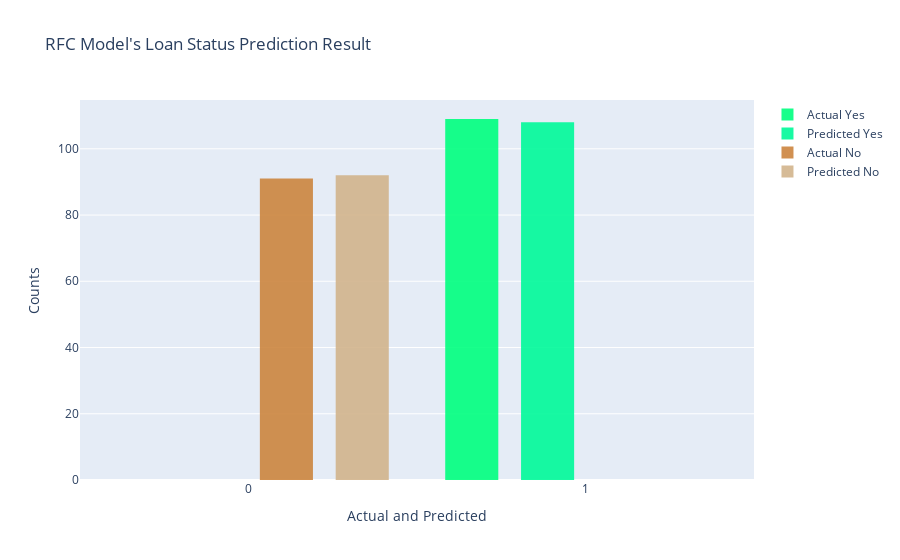

The code cell stored with this chart in its notebook:
### Code cell
act_pos = y_test[y_test == 1]
pred_pos = pred_rfc[pred_rfc == 1]
act_neg = y_test[y_test == 0]
pred_neg = pred_rfc[pred_rfc == 0]

fig1 = go.Figure()

fig1.add_traces(go.Histogram(x = act_pos, name='Actual Yes', marker_color='springgreen', opacity=0.9))

fig1.add_traces(go.Histogram(x = pred_pos, name='Predicted Yes', marker_color='mediumspringgreen', opacity=0.9))

fig1.add_traces(go.Histogram(x = act_neg, name='Actual No', marker_color='peru', opacity=0.9))

fig1.add_traces(go.Histogram(x = pred_neg, name='Predicted No', marker_color='tan', opacity=0.9))

fig1.update_layout(title_text="RFC Model's Loan Status Prediction Result", xaxis_title_text='Actual and Predicted',
                   yaxis_title_text='Counts', bargap=0.1, bargroupgap=0.3)

fig1.show()

### Figure 1 — Plotly figure (JSON) as saved in the notebook; plotly's stock layout.template omitted (floating-point values rounded to 4 significant figures)
{"data": [{"marker": {"color": "springgreen"}, "name": "Actual Yes", "opacity": 0.9, "type": "histogram", "x": [1, 1, 1, 1, 1, 1, 1, 1, 1, 1, 1, 1, 1, 1, 1, 1, 1, 1, 1, 1, 1, 1, 1, 1, 1, 1, 1, 1, 1, 1, 1, 1, 1, 1, 1, 1, 1, 1, 1, 1, 1, 1, 1, 1, 1, 1, 1, 1, 1, 1, 1, 1, 1, 1, 1, 1, 1, 1, 1, 1, 1, 1, 1, 1, 1, 1, 1, 1, 1, 1, 1, 1, 1, 1, 1, 1, 1, 1, 1, 1, 1, 1, 1, 1, 1, 1, 1, 1, 1, 1, 1, 1, 1, 1, 1, 1, 1, 1, 1, 1, 1, 1, 1, 1, 1, 1, 1, 1, 1]}, {"marker": {"color": "mediumspringgreen"}, "name": "Predicted Yes", "opacity": 0.9, "type": "histogram", "x": [1, 1, 1, 1, 1, 1, 1, 1, 1, 1, 1, 1, 1, 1, 1, 1, 1, 1, 1, 1, 1, 1, 1, 1, 1, 1, 1, 1, 1, 1, 1, 1, 1, 1, 1, 1, 1, 1, 1, 1, 1, 1, 1, 1, 1, 1, 1, 1, 1, 1, 1, 1, 1, 1, 1, 1, 1, 1, 1, 1, 1, 1, 1, 1, 1, 1, 1, 1, 1, 1, 1, 1, 1, 1, 1, 1, 1, 1, 1, 1, 1, 1, 1, 1, 1, 1, 1, 1, 1, 1, 1, 1, 1, 1, 1, 1, 1, 1, 1, 1, 1, 1, 1, 1, 1, 1, 1, 1]}, {"marker": {"color": "peru"}, "name": "Actual No", "opacity": 0.9, "type": "histogram", "x": [0, 0, 0, 0, 0, 0, 0, 0, 0, 0, 0, 0, 0, 0, 0, 0, 0, 0, 0, 0, 0, 0, 0, 0, 0, 0, 0, 0, 0, 0, 0, 0, 0, 0, 0, 0, 0, 0, 0, 0, 0, 0, 0, 0, 0, 0, 0, 0, 0, 0, 0, 0, 0, 0, 0, 0, 0, 0, 0, 0, 0, 0, 0, 0, 0, 0, 0, 0, 0, 0, 0, 0, 0, 0, 0, 0, 0, 0, 0, 0, 0, 0, 0, 0, 0, 0, 0, 0, 0, 0, 0]}, {"marker": {"color": "tan"}, "name": "Predicted No", "opacity": 0.9, "type": "histogram", "x": [0, 0, 0, 0, 0, 0, 0, 0, 0, 0, 0, 0, 0, 0, 0, 0, 0, 0, 0, 0, 0, 0, 0, 0, 0, 0, 0, 0, 0, 0, 0, 0, 0, 0, 0, 0, 0, 0, 0, 0, 0, 0, 0, 0, 0, 0, 0, 0, 0, 0, 0, 0, 0, 0, 0, 0, 0, 0, 0, 0, 0, 0, 0, 0, 0, 0, 0, 0, 0, 0, 0, 0, 0, 0, 0, 0, 0, 0, 0, 0, 0, 0, 0, 0, 0, 0, 0, 0, 0, 0, 0, 0]}], "layout": {"bargap": 0.1, "bargroupgap": 0.3, "title": {"text": "RFC Model's Loan Status Prediction Result"}, "xaxis": {"title": {"text": "Actual and Predicted"}}, "yaxis": {"title": {"text": "Counts"}}}}
